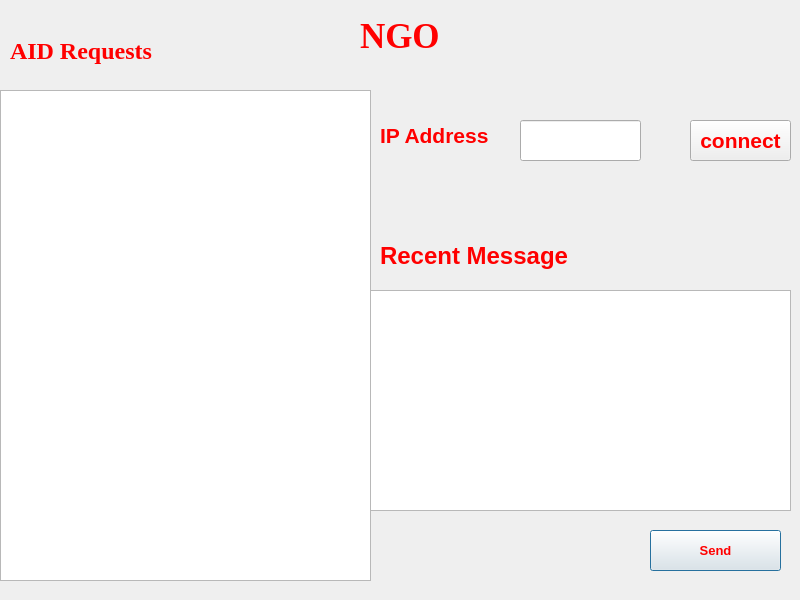
<?xml version="1.0" encoding="UTF-8"?>
<ui version="4.0">
 <class>NGO</class>
 <widget class="QDialog" name="NGO">
  <property name="geometry">
   <rect>
    <x>0</x>
    <y>0</y>
    <width>800</width>
    <height>600</height>
   </rect>
  </property>
  <property name="windowTitle">
   <string>Dialog</string>
  </property>
  <widget class="QLabel" name="label">
   <property name="geometry">
    <rect>
     <x>360</x>
     <y>0</y>
     <width>201</width>
     <height>71</height>
    </rect>
   </property>
   <property name="font">
    <font>
     <family>Times New Roman</family>
     <pointsize>26</pointsize>
     <bold>true</bold>
    </font>
   </property>
   <property name="styleSheet">
    <string notr="true">background :none;
color:red;
</string>
   </property>
   <property name="text">
    <string>NGO</string>
   </property>
  </widget>
  <widget class="QListView" name="messageListView">
   <property name="geometry">
    <rect>
     <x>0</x>
     <y>90</y>
     <width>371</width>
     <height>491</height>
    </rect>
   </property>
   <property name="sizePolicy">
    <sizepolicy hsizetype="Expanding" vsizetype="Expanding">
     <horstretch>0</horstretch>
     <verstretch>0</verstretch>
    </sizepolicy>
   </property>
   <property name="maximumSize">
    <size>
     <width>385</width>
     <height>16777215</height>
    </size>
   </property>
   <property name="layoutDirection">
    <enum>Qt::LayoutDirection::LeftToRight</enum>
   </property>
  </widget>
  <widget class="QTextEdit" name="messageTextEdit">
   <property name="geometry">
    <rect>
     <x>370</x>
     <y>290</y>
     <width>421</width>
     <height>221</height>
    </rect>
   </property>
  </widget>
  <widget class="QPushButton" name="sendMessageButton">
   <property name="geometry">
    <rect>
     <x>650</x>
     <y>530</y>
     <width>131</width>
     <height>41</height>
    </rect>
   </property>
   <property name="font">
    <font>
     <pointsize>10</pointsize>
     <bold>true</bold>
    </font>
   </property>
   <property name="styleSheet">
    <string notr="true">background :none;
color:red;
</string>
   </property>
   <property name="text">
    <string>Send</string>
   </property>
  </widget>
  <widget class="QLineEdit" name="ipaddressngo">
   <property name="geometry">
    <rect>
     <x>520</x>
     <y>120</y>
     <width>121</width>
     <height>41</height>
    </rect>
   </property>
   <property name="font">
    <font>
     <pointsize>14</pointsize>
     <bold>true</bold>
    </font>
   </property>
   <property name="styleSheet">
    <string notr="true">background :none;
color:red;
</string>
   </property>
  </widget>
  <widget class="QPushButton" name="connectbutton2">
   <property name="geometry">
    <rect>
     <x>690</x>
     <y>120</y>
     <width>101</width>
     <height>41</height>
    </rect>
   </property>
   <property name="font">
    <font>
     <pointsize>16</pointsize>
     <bold>true</bold>
    </font>
   </property>
   <property name="styleSheet">
    <string notr="true">background :none;
color:red;
</string>
   </property>
   <property name="text">
    <string>connect</string>
   </property>
  </widget>
  <widget class="QLabel" name="label_2">
   <property name="geometry">
    <rect>
     <x>380</x>
     <y>120</y>
     <width>131</width>
     <height>31</height>
    </rect>
   </property>
   <property name="font">
    <font>
     <pointsize>16</pointsize>
     <bold>true</bold>
    </font>
   </property>
   <property name="styleSheet">
    <string notr="true">background :none;
color : red;</string>
   </property>
   <property name="text">
    <string>IP Address</string>
   </property>
  </widget>
  <widget class="QLabel" name="label_3">
   <property name="geometry">
    <rect>
     <x>10</x>
     <y>20</y>
     <width>271</width>
     <height>61</height>
    </rect>
   </property>
   <property name="font">
    <font>
     <family>Times New Roman</family>
     <pointsize>18</pointsize>
     <bold>true</bold>
    </font>
   </property>
   <property name="styleSheet">
    <string notr="true">background :none;
color:red;
</string>
   </property>
   <property name="text">
    <string>AID Requests</string>
   </property>
  </widget>
  <widget class="QLabel" name="label_4">
   <property name="geometry">
    <rect>
     <x>380</x>
     <y>230</y>
     <width>231</width>
     <height>51</height>
    </rect>
   </property>
   <property name="font">
    <font>
     <pointsize>18</pointsize>
     <bold>true</bold>
    </font>
   </property>
   <property name="styleSheet">
    <string notr="true">background :none;
color : red;</string>
   </property>
   <property name="text">
    <string>Recent Message </string>
   </property>
  </widget>
 </widget>
 <resources/>
 <connections/>
</ui>
